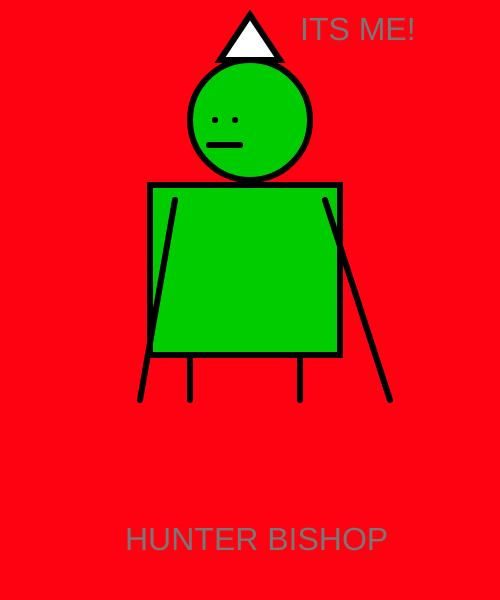
Frame 1 (no input)
Frame 60 (no input): identical to frame 1, image omitted
Frame 120 (the mouse pressed at the canvas centre since frame 60): identical to frame 1, image omitted

The p5.js sketch that drew this single still picture (run headless with seeded random() and noise() and a simulated clock; from frame 60 on, the mouse is pressed at the canvas centre):

// p5.js sketch
// ── sketch.js
function setup()
{
createCanvas(500, 600);
}

function draw()
{
strokeWeight(6);
background(300,2,17);
fill(0, 204, 0);
circle(250,120,120);
   
fill(0,204,0);
rect(150,185,190,170)

line(140,400,175,200);
line(325,200,390,400);
line(209,145,240,145);
line(190,400,190,355);
line(300,400,300,355);


fill(0);
point(215,120);
point(235,120);

fill(400,400,400);
triangle(220,60,250,15,280,60)

fill(120);
textSize(32);
text("HUNTER BISHOP",125,550 );
fill(120);
textSize(32);
text("ITS ME!",300,40);



}
